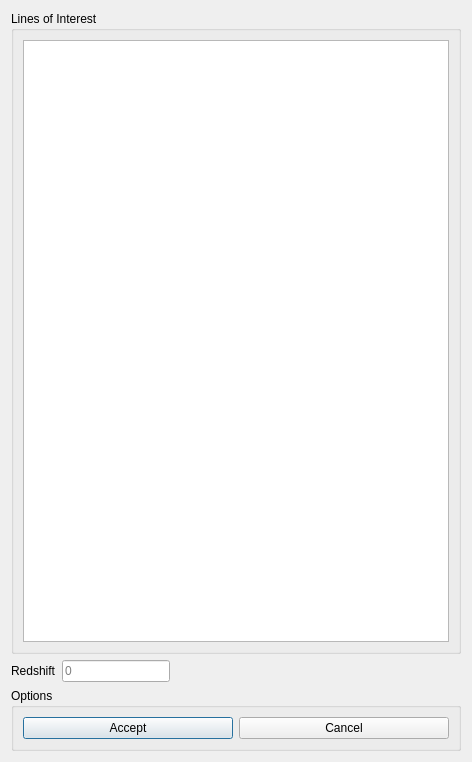
<?xml version="1.0" encoding="UTF-8"?>
<ui version="4.0">
 <class>loiSelection</class>
 <widget class="QDialog" name="loiSelection">
  <property name="geometry">
   <rect>
    <x>0</x>
    <y>0</y>
    <width>472</width>
    <height>762</height>
   </rect>
  </property>
  <property name="windowTitle">
   <string>Line of interest selection</string>
  </property>
  <layout class="QGridLayout" name="gridLayout_2">
   <item row="0" column="0">
    <layout class="QGridLayout" name="gridLayout">
     <item row="0" column="0">
      <widget class="QGroupBox" name="groupBox">
       <property name="sizePolicy">
        <sizepolicy hsizetype="Preferred" vsizetype="Minimum">
         <horstretch>0</horstretch>
         <verstretch>0</verstretch>
        </sizepolicy>
       </property>
       <property name="title">
        <string>Lines of Interest</string>
       </property>
       <layout class="QVBoxLayout" name="verticalLayout_2">
        <item>
         <layout class="QVBoxLayout" name="verticalLayout">
          <item>
           <widget class="QListWidget" name="loiW"/>
          </item>
         </layout>
        </item>
       </layout>
      </widget>
     </item>
     <item row="2" column="0">
      <widget class="QGroupBox" name="groupBox_2">
       <property name="sizePolicy">
        <sizepolicy hsizetype="Preferred" vsizetype="Fixed">
         <horstretch>0</horstretch>
         <verstretch>0</verstretch>
        </sizepolicy>
       </property>
       <property name="title">
        <string>Options</string>
       </property>
       <layout class="QHBoxLayout" name="horizontalLayout_2">
        <item>
         <layout class="QHBoxLayout" name="horizontalLayout">
          <item>
           <widget class="QPushButton" name="acceptButton">
            <property name="text">
             <string>Accept</string>
            </property>
           </widget>
          </item>
          <item>
           <widget class="QPushButton" name="cancelButton">
            <property name="text">
             <string>Cancel</string>
            </property>
           </widget>
          </item>
         </layout>
        </item>
       </layout>
      </widget>
     </item>
     <item row="1" column="0">
      <layout class="QFormLayout" name="formLayout">
       <property name="formAlignment">
        <set>Qt::AlignLeading|Qt::AlignLeft|Qt::AlignTop</set>
       </property>
       <item row="0" column="0">
        <widget class="QLabel" name="redshiftLabel">
         <property name="text">
          <string>Redshift</string>
         </property>
        </widget>
       </item>
       <item row="0" column="1">
        <widget class="QLineEdit" name="redshiftLineEdit">
         <property name="sizePolicy">
          <sizepolicy hsizetype="Fixed" vsizetype="Fixed">
           <horstretch>0</horstretch>
           <verstretch>0</verstretch>
          </sizepolicy>
         </property>
         <property name="autoFillBackground">
          <bool>false</bool>
         </property>
         <property name="placeholderText">
          <string>0</string>
         </property>
        </widget>
       </item>
      </layout>
     </item>
    </layout>
   </item>
  </layout>
 </widget>
 <resources/>
 <connections>
  <connection>
   <sender>acceptButton</sender>
   <signal>clicked()</signal>
   <receiver>loiSelection</receiver>
   <slot>accept()</slot>
   <hints>
    <hint type="sourcelabel">
     <x>126</x>
     <y>729</y>
    </hint>
    <hint type="destinationlabel">
     <x>235</x>
     <y>380</y>
    </hint>
   </hints>
  </connection>
  <connection>
   <sender>cancelButton</sender>
   <signal>clicked()</signal>
   <receiver>loiSelection</receiver>
   <slot>reject()</slot>
   <hints>
    <hint type="sourcelabel">
     <x>344</x>
     <y>729</y>
    </hint>
    <hint type="destinationlabel">
     <x>235</x>
     <y>380</y>
    </hint>
   </hints>
  </connection>
 </connections>
</ui>
